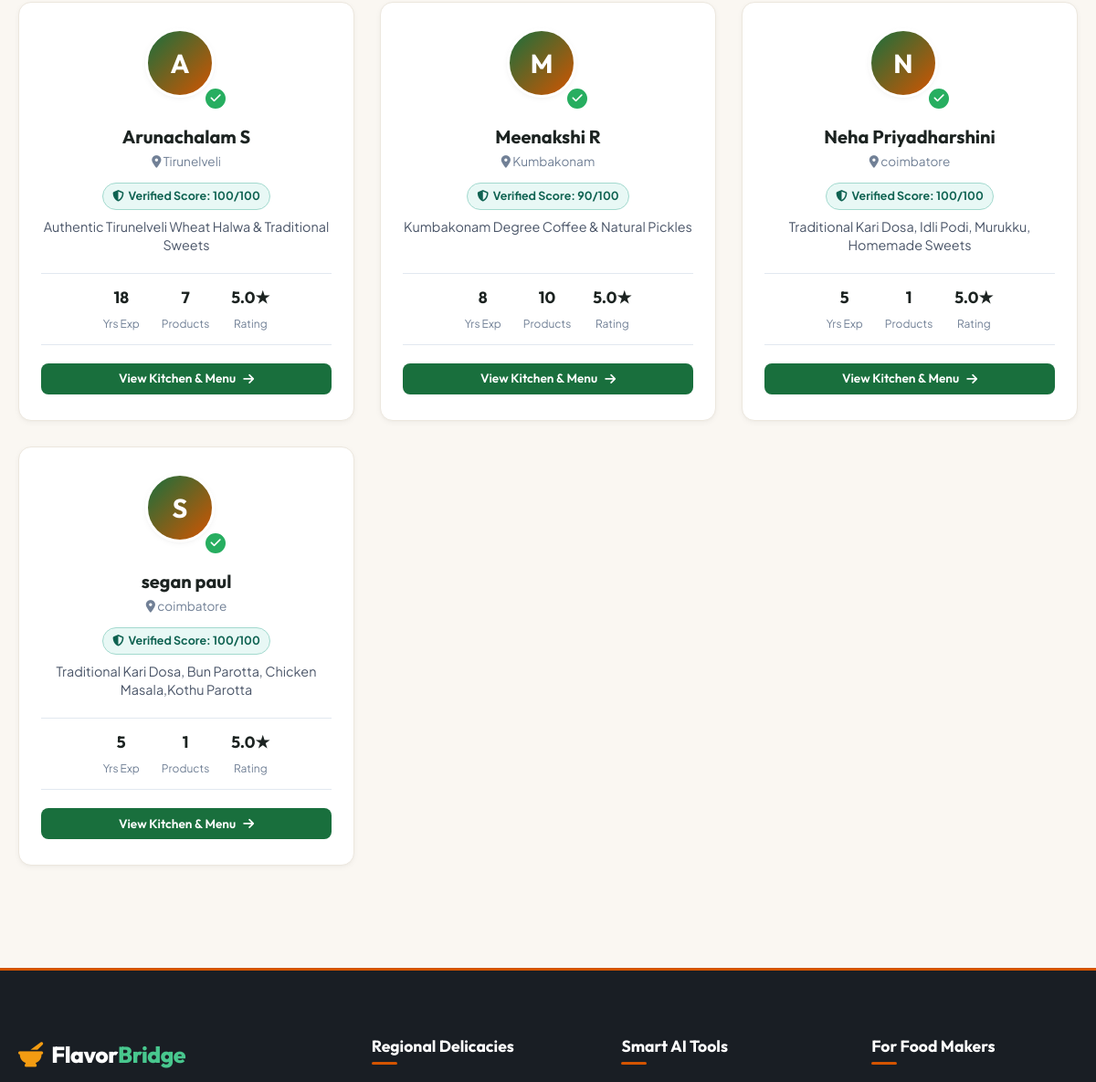
Before: /food-makers (middle part) with the older database file.
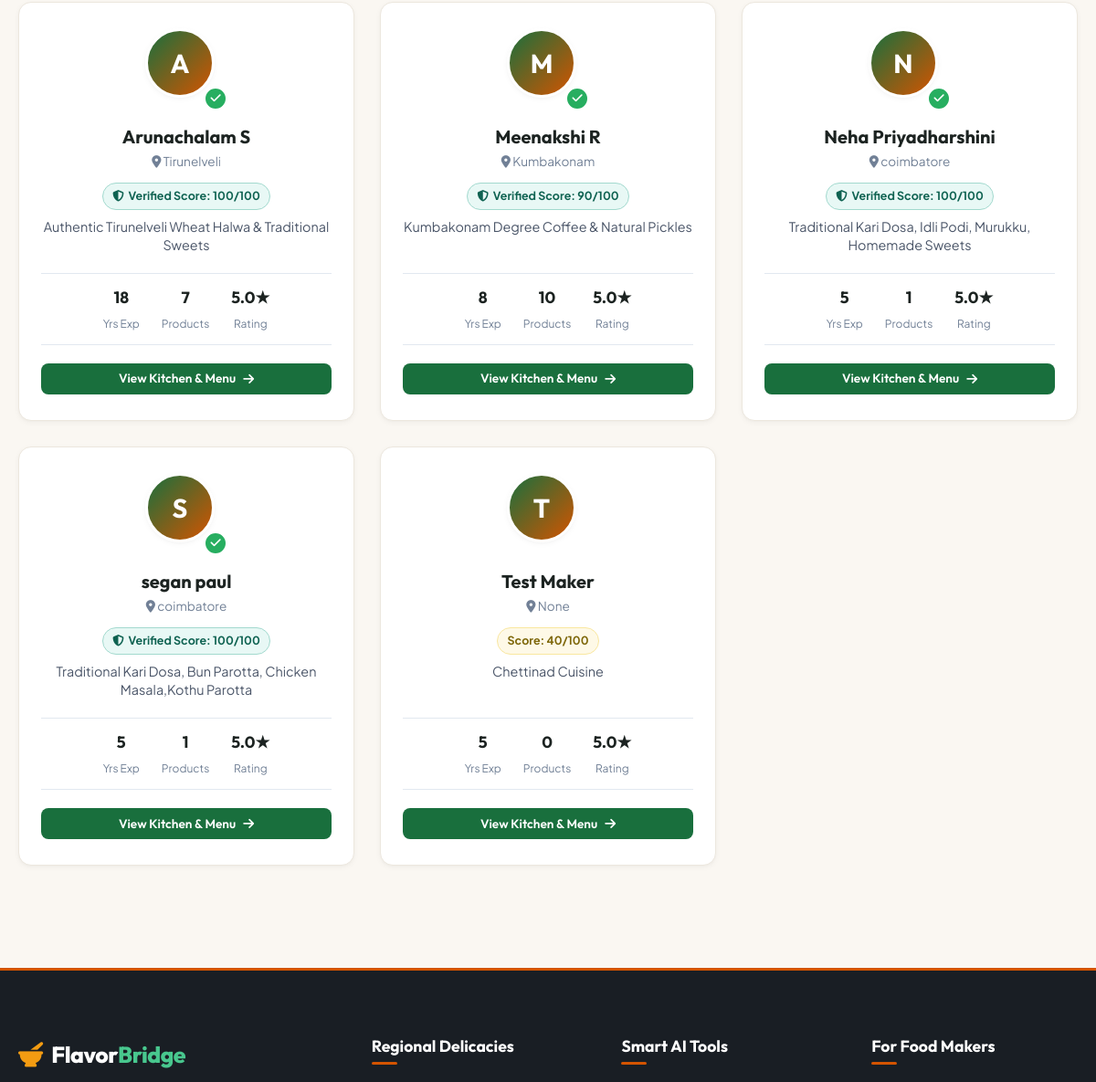
After: the same page with the newer database file.
### backend/models.py (models this page shows, shortened)
class FoodMaker(db.Model):
    __tablename__ = 'food_makers'
    id = db.Column(db.Integer, primary_key=True)
    user_id = db.Column(db.Integer, db.ForeignKey('users.id', ondelete='CASCADE'), nullable=False, unique=True)
    speciality = db.Column(db.String(200), nullable=True)
    years_experience = db.Column(db.Integer, default=0)
    cuisines = db.Column(db.String(255), nullable=True)  # e.g., 'Chettinad, Madurai, South Indian'
    description = db.Column(db.Text, nullable=True)
    verification_status = db.Column(db.String(30), default='Verification Pending')  # 'Verification Pending' or 'Verified'
    verification_score = db.Column(db.Integer, default=0)  # 0 to 100
    is_verified = db.Column(db.Boolean, default=False)
    profile_image = db.Column(db.String(255), nullable=True)
    products = db.relationship('Product', backref='food_maker', lazy=True, cascade='all, delete-orphan')
    order_items = db.relationship('OrderItem', backref='food_maker', lazy=True)
    reviews = db.relationship('Review', backref='food_maker', lazy=True)
    daily_verifications = db.relationship('DailyVerification', backref='food_maker', lazy=True, cascade='all, delete-orphan', order_by='desc(DailyVerification.created_at)')
    @property
    def average_rating(self):
        all_reviews = self.reviews
        if not all_reviews:
            prod_reviews = [r for p in self.products for r in p.reviews]
            if prod_reviews:
                return round(sum(r.rating for r in prod_reviews) / len(prod_reviews), 1)
            return 5.0
        return round(sum(r.rating for r in all_reviews) / len(all_reviews), 1)

class User(db.Model):
    __tablename__ = 'users'
    id = db.Column(db.Integer, primary_key=True)
    name = db.Column(db.String(100), nullable=False)
    email = db.Column(db.String(120), unique=True, nullable=False, index=True)
    password_hash = db.Column(db.String(255), nullable=False)
    role = db.Column(db.String(20), nullable=False, default='customer')  # 'customer' or 'food_maker'
    phone = db.Column(db.String(20), nullable=True)
    city = db.Column(db.String(100), nullable=True)
    address = db.Column(db.Text, nullable=True)
    created_at = db.Column(db.DateTime, default=datetime.utcnow)
    food_maker_profile = db.relationship('FoodMaker', backref='user', uselist=False, cascade='all, delete-orphan')
    cart = db.relationship('Cart', backref='customer', uselist=False, cascade='all, delete-orphan')
    orders = db.relationship('Order', backref='customer', lazy=True)
    reviews = db.relationship('Review', backref='customer', lazy=True)
    interactions = db.relationship('Interaction', backref='customer', lazy=True)

class Review(db.Model):
    __tablename__ = 'reviews'
    id = db.Column(db.Integer, primary_key=True)
    customer_id = db.Column(db.Integer, db.ForeignKey('users.id'), nullable=False)
    product_id = db.Column(db.Integer, db.ForeignKey('products.id', ondelete='CASCADE'), nullable=True)
    food_maker_id = db.Column(db.Integer, db.ForeignKey('food_makers.id', ondelete='CASCADE'), nullable=False)
    rating = db.Column(db.Integer, nullable=False)  # 1 to 5
    comment = db.Column(db.Text, nullable=True)
    created_at = db.Column(db.DateTime, default=datetime.utcnow)

### backend/routes/food_maker_routes.py (the view)
@food_maker_bp.route('/food-makers')
def food_makers_list():
    city_filter = request.args.get('city', '').strip()
    cuisine_filter = request.args.get('cuisine', '').strip()
    verified_only = request.args.get('verified') in ['1', 'true', 'True']
    query = FoodMaker.query
    if verified_only:
        query = query.filter(FoodMaker.is_verified == True)
    makers = query.all()
    if city_filter:
        makers = [m for m in makers if m.user and city_filter.lower() in (m.user.city or '').lower()]
    if cuisine_filter:
        makers = [m for m in makers if cuisine_filter.lower() in (m.cuisines or '').lower() or cuisine_filter.lower() in (m.speciality or '').lower()]
    all_cities = sorted(list(set(m.user.city for m in FoodMaker.query.all() if m.user and m.user.city)))
    return render_template(
        'food_makers.html',
        makers=makers,
        cities=all_cities,
        selected_city=city_filter,
        selected_cuisine=cuisine_filter,
        verified_only=verified_only
    )

### frontend/templates/food_makers.html (shortened to what this page needs)
{% extends "base.html" %}
{% block content %}
<div class="container" style="padding: 3rem 1.25rem;">
  {% if makers %}
    <div class="makers-grid">
      {% for maker in makers %}
        <div class="maker-card">
          <div class="maker-avatar-wrap">
            <div class="maker-avatar-placeholder" style="background: linear-gradient(135deg, var(--secondary), #D35400); color: #FFFFFF; width: 76px; height: 76px; border-radius: 50%; display: flex; align-items: center; justify-content: center; font-size: 1.8rem; font-weight: 700; border: 3px solid #FFFFFF; box-shadow: var(--shadow-sm);">
              {{ maker.user.name[:1] | upper }}
            </div>
            {% if maker.is_verified %}
              <div class="maker-verified-badge-float" title="Verified Food Maker"><i class="fa-solid fa-check"></i></div>
            {% endif %}
          </div>
          <h3 class="maker-card-title">{{ maker.user.name }}</h3>
          <div class="maker-city-tag"><i class="fa-solid fa-location-dot"></i> {{ maker.user.city }}</div>
          <div style="margin-bottom: 0.5rem;">
            {% if maker.is_verified %}
              <span class="badge badge-verified"><i class="fa-solid fa-shield-halved"></i> Verified Score: {{ maker.verification_score }}/100</span>
            {% else %}
              <span class="badge badge-pending">Score: {{ maker.verification_score }}/100</span>
            {% endif %}
          </div>
          <p class="maker-speciality-text">{{ maker.speciality }}</p>
          <div class="maker-stats-row">
            <div class="maker-stat-col">
              <span class="number">{{ maker.years_experience }}</span>
              <span class="label">Yrs Exp</span>
            </div>
            <div class="maker-stat-col">
              <span class="number">{{ maker.products|length }}</span>
              <span class="label">Products</span>
            </div>
            <div class="maker-stat-col">
              <span class="number">{{ maker.average_rating }}★</span>
              <span class="label">Rating</span>
            </div>
          </div>
          <a href="{{ url_for('food_maker.food_maker_profile', maker_id=maker.id) }}" class="btn btn-secondary btn-sm btn-block">
            View Kitchen & Menu <i class="fa-solid fa-arrow-right"></i>
          </a>
        </div>
      {% endfor %}
    </div>
  {% else %}
    <div style="background: #FFFFFF; border-radius: 14px; padding: 3rem; text-align: center; border: var(--border-light);">
      <p style="color: var(--gray-medium);">No food makers found matching those filters.</p>
    </div>
  {% endif %}
</div>
{% endblock %}

### frontend/templates/base.html (shortened to what this page needs)
<!DOCTYPE html>
<html lang="en">
<head>
  <link rel="stylesheet" href="https://cdnjs.cloudflare.com/ajax/libs/font-awesome/6.5.1/css/all.min.css">
  <link rel="stylesheet" href="{{ url_for('static', filename='css/style.css') }}">
</head>
<body>
  <main id="main-content">
    {% block content %}{% endblock %}
  </main>
  <footer class="site-footer">
    <div class="container">
      <div class="footer-grid">
        <div class="footer-brand">
          <a href="{{ url_for('index') }}" class="brand-logo" style="color: #FFFFFF; margin-bottom: 1rem;">
            <i class="fa-solid fa-mortar-pestle" style="color: var(--accent);"></i>
            <span>Flavor<span style="color: #48C78E;">Bridge</span></span>
          </a>
        </div>
        <div class="footer-col">
          <h4>Regional Delicacies</h4>
        </div>
        <div class="footer-col">
          <h4>Smart AI Tools</h4>
        </div>
        <div class="footer-col">
          {% if current_user and current_user.role == 'food_maker' %}
            <h4>Food Maker Tools</h4>
            <ul class="footer-links">
              <li><a href="{{ url_for('food_maker.dashboard') }}">Kitchen Dashboard</a></li>
              <li><a href="{{ url_for('food_maker.verification') }}">Daily Verification</a></li>
              <li><a href="{{ url_for('product.add_product') }}">+ Add New Dish</a></li>
              <li><a href="{{ url_for('product.my_products') }}">My Dishes Catalog</a></li>
            </ul>
          {% else %}
            <h4>For Food Makers</h4>
          {% endif %}
        </div>
      </div>
    </div>
  </footer>
</body>
</html>

Changed rows visible on the page:
added FoodMaker: user "T", user.name "Test Maker", user.city "None", verification_score "40", speciality "Chettinad Cuisine", years_experience "5", products|length "0", average_rating "5.0"
